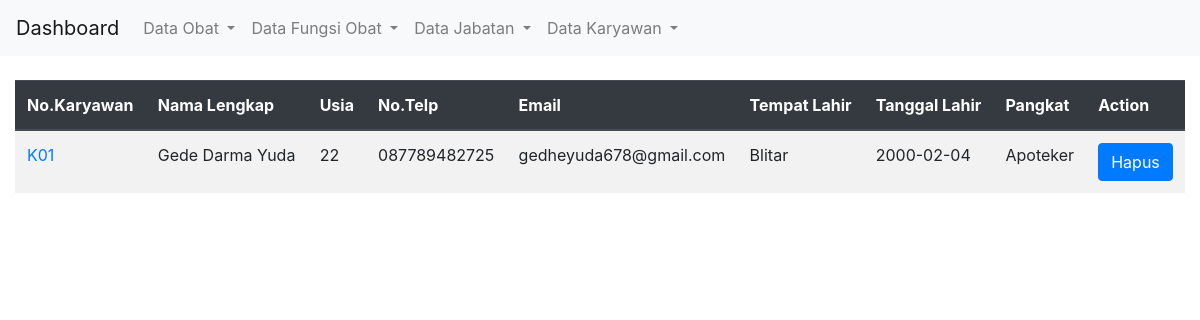
The page / on the database its author committed.
### karyawan/models.py (models this page shows, shortened)
class Karyawan(models.Model):
    no_karyawan = models.CharField(max_length=10)
    nama_lengkap = models.TextField()
    usia = models.IntegerField()
    no_telp = models.CharField(max_length=20)
    email = models.EmailField()
    tempat_lahir = models.CharField(max_length=20)
    tanggal_lahir = models.CharField(max_length=20)
    jabatan_id = models.ForeignKey(Jabatan, on_delete=models.CASCADE, null=True)
    create_at = models.DateTimeField(auto_now_add=True)

class Jabatan(models.Model):
    jabatan = models.CharField(max_length=20)

### karyawan/views.py (the view)
# urls.py: path('', views.karyawan_list, name="karyawan_list"),
def karyawan_list(request):
    karyawan = Karyawan.objects.all()
    return render(request, "karyawan/list_karyawan.html", {"karyawans": karyawan, })

### templates/karyawan/list_karyawan.html (shortened to what this page needs)
{% extends "master/base.html" %}
{% load static %}
{% block body %}
<br />
<div class="table-responsive">
  <table class="table table-striped table-fixed" id="data">
    <thead class="thead-dark">
      <tr>
        <th scope="col">No.Karyawan</th>
        <th scope="col">Nama Lengkap</th>
        <th scope="col">Usia</th>
        <th scope="col">No.Telp</th>
        <th scope="col">Email</th>
        <th scope="col">Tempat Lahir</th>
        <th scope="col">Tanggal Lahir</th>
        <th scope="col">Pangkat</th>
        <th scope="col">Action</th>
      </tr>
    </thead>
    <tbody id="myTable">
      {% for Karyawan in karyawans %}
      <tr>
        <td><a href="{% url 'karyawan:update_karyawan' Karyawan.id %}">{{ Karyawan.no_karyawan }}</a></td>
        <td>{{ Karyawan.nama_lengkap }}</td>
        <td>{{ Karyawan.usia }}</td>
        <td>{{ Karyawan.no_telp }}</td>
        <td>{{ Karyawan.email }}</td>
        <td>{{ Karyawan.tempat_lahir }}</td>
        <td>{{ Karyawan.tanggal_lahir }}</td>
        <td>{{ Karyawan.jabatan_id.jabatan }}</td>
        <td>  <button type="button" class="btn btn-primary" data-toggle="modal" data-target="#hapus-{{Karyawan.id}}">
          Hapus
        </button></td>
      </tr>
      {% endfor %}
    </tbody>
  </table>
</div>
{% endblock body %}

### rows shown on the page
Karyawan: no_karyawan "K01", nama_lengkap "Gede Darma Yuda", usia "22", no_telp "087789482725", email "gedheyuda678@gmail.com", tempat_lahir "Blitar", tanggal_lahir "2000-02-04", jabatan_id.jabatan "Apoteker"
